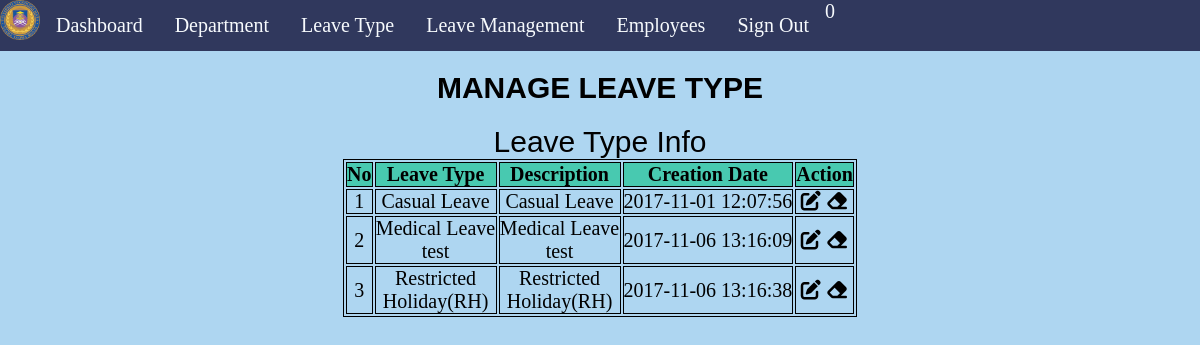
Screenshot of /admin/manageleavetype.php (signed in) with the database file from the repository.
### tables this page shows
CREATE TABLE `tblleavetype` (
  `id` int(11) NOT NULL,
  `LeaveType` varchar(200) DEFAULT NULL,
  `Description` mediumtext,
  `CreationDate` timestamp NOT NULL DEFAULT CURRENT_TIMESTAMP
);

### admin/manageleavetype.php (the view, shortened to what this page needs)
<?php
    include('includes/config.php');
    if(strlen($_SESSION['alogin'])==0)
    {
        header('location:index.php');
    }
    else{
 ?>
<!DOCTYPE html>
<html lang="en">
    <head>
    </head>
    <body>
		<center>
       <?php include('includes/sidebar.php');?>
            <main class="mn-inner">
                    <h3>MANAGE LEAVE TYPE</h3>
                    <div>
                        <span class="card-title">Leave Type Info</span>
                        <br>
						<table>
                            <thead>
                                <tr>
                                    <th>No</th>
                                    <th width="120">Leave Type</th>
                                    <th width="120">Description</th>
                                    <th align="center">Creation Date</th>
                                    <th align="center">Action</th>
                                </tr>
                            </thead>
                            <tbody>
                                <?php $sql = "SELECT * from tblleavetype";
                                $query = $dbh -> prepare($sql);
                                $query->execute();
                                $results=$query->fetchAll(PDO::FETCH_OBJ);
                                $cnt=1;
                                if($query->rowCount() > 0)
                                {
                                    foreach($results as $result)
                                    { ?>
                                        <tr>
                                            <td> <?php echo htmlentities($cnt);?></td>
                                            <td><?php echo htmlentities($result->LeaveType);?></td>
                                            <td><?php echo htmlentities($result->Description);?></td>
                                            <td><?php echo htmlentities($result->CreationDate);?></td>
                                            <td><a href="editleavetype.php?lid=<?php echo htmlentities($result->id);?>"><i style="color: black" class='fas'>&#xf044;</i></a>
                                            <a href="manageleavetype.php?del=<?php echo htmlentities($result->id);?>" onclick="return confirm('Do you want to delete');"> <i style="color: black" class='fas'>&#xf12d;</i></a> </td>
                                        </tr>
                                        <?php $cnt++;
                                    }
                                }?>
                            </tbody>
                        </table>
						</center>
    </body>
</html>
<?php } ?>

### admin/manageleavetype.php (style rules this page uses)
h3 { padding: 10px; margin: 10px; font-family: Impact,Charcoal,sans-serif; font-size: 30px; }
.card-title { padding: 10px; margin: 10px; font-family: Impact,Charcoal,sans-serif; font-size: 30px; }
table, th, td { border: 1px solid black; }
th { background-color: #48C9B0; color:black; }
body { font-size:20px; background-color:#AED6F1; }
td { text-align:center; }

### admin/includes/sidebar.php (style rules this page uses)
* { margin: 0; padding: 0; }

### rows the page displays
tblleavetype: LeaveType "Casual Leave", Description "Casual Leave", CreationDate "2017-11-01 12:07:56"
tblleavetype: LeaveType "Medical Leave test", Description "Medical Leave test", CreationDate "2017-11-06 13:16:09"
tblleavetype: LeaveType "Restricted Holiday(RH)", Description "Restricted Holiday(RH)", CreationDate "2017-11-06 13:16:38"

### other values shown
$unreadcount "0"
